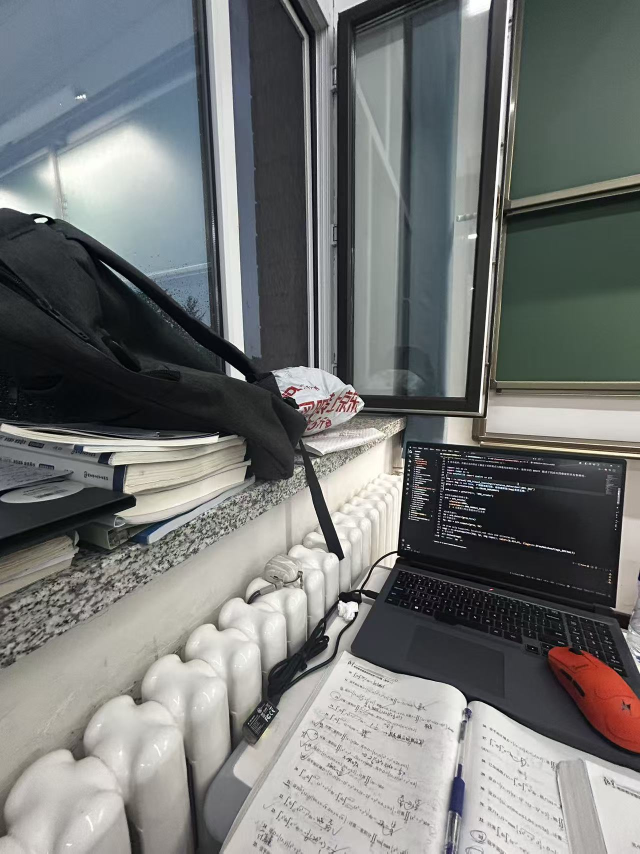
#> input picture IMG_Visual_learning/Features_Detection/Stitching_img1.jpg, 1280 x 1707 px (shown at 1/2 size)
$ python 'ORB实现图像拼接.py'
#> lines starting #> are read from the running program, lines starting #| are printed output that depends on the picture
# ============================================================
# ORB + SIFT 实现图像拼接（Image Stitching）
# ============================================================
# 整体流程：
#   1. 读取两张有重叠区域的图片
#   2. 分别用 ORB 和 SIFT 提取特征点和描述子
#   3. 用暴力匹配器 + Lowe's ratio test 筛选匹配点
#   4. 用 SIFT 的匹配点 + RANSAC 估计单应矩阵（Homography）
#   5. 对左图做透视变换，拼接到右图上
#   6. 输出全景拼接图
# ============================================================

import cv2 as cv
import numpy as np
from pathlib import Path


# ---------- 辅助函数 ----------
def img_show(name, img, max_width=1200):
    """
    显示图像，自动缩放到屏幕可显示的大小
    参数：
        name: 窗口名称
        img:  要显示的图像
        max_width: 窗口最大宽度（像素），超过则等比缩放
    """
    h, w = img.shape[:2]
    if w > max_width:
        # scale = 目标宽度 / 原始宽度，保持宽高比
        scale = max_width / w
        img = cv.resize(img, None, fx=scale, fy=scale)
    cv.imshow(name, img)
    cv.waitKey(0)
    cv.destroyAllWindows()


# ---------- 1. 读取图像 ----------
base_dir = Path(__file__).resolve().parent

img_1_path = base_dir / 'Stitching_img1.jpg'  # 左图（将被透视变换）
img_2_path = base_dir / 'Stitching_img2.jpg'  # 右图（作为基准）

img_1 = cv.imread(str(img_1_path))
#> img_1 is the input picture: shape (1707, 1280, 3); mean B, G, R 117.1, 118.2, 115.9
img_2 = cv.imread(str(img_2_path))
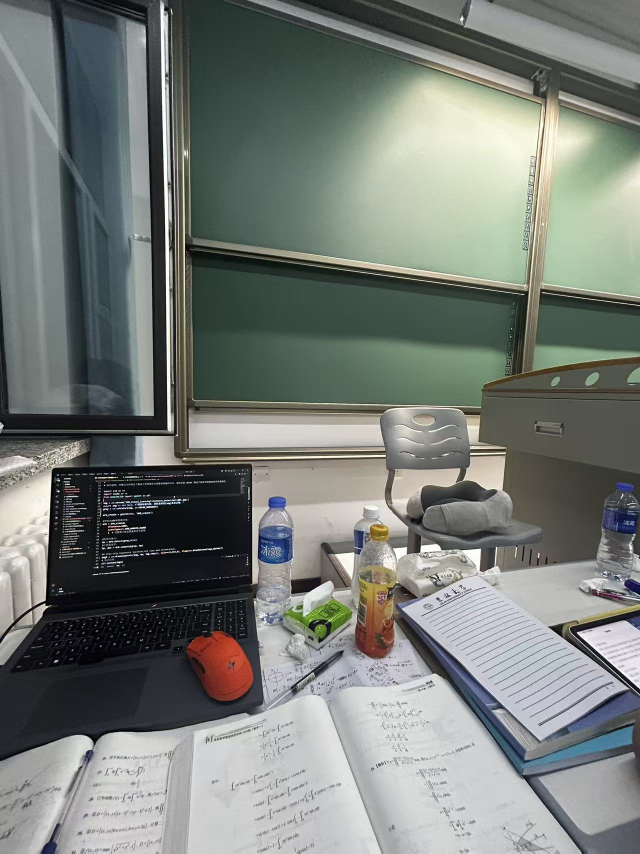
#> input picture IMG_Visual_learning/Features_Detection/Stitching_img2.jpg, 1280 x 1707 px (shown at 1/2 size)
#> img_2 is the input picture: shape (1707, 1280, 3); mean B, G, R 120, 124.8, 119.8
assert img_1 is not None, f"图像加载失败: {img_1_path}"
assert img_2 is not None, f"图像加载失败: {img_2_path}"

print(f"左图尺寸: {img_1.shape}")
#| 左图尺寸: (1707, 1280, 3)
print(f"右图尺寸: {img_2.shape}")
#| 右图尺寸: (1707, 1280, 3)

img_show('左图', img_1)
img_show('右图', img_2)


# ---------- 2. SIFT 特征提取 ----------
# SIFT：在不同尺度空间检测关键点，计算 128 维浮点描述子
# 优点：对旋转、尺度、光照变化鲁棒
sift = cv.SIFT_create(
    nfeatures=5000,          # 最多检测的关键点数量
    nOctaveLayers=3,         # 每个八度的尺度层数
    contrastThreshold=0.04,  # 对比度阈值（越小检测越多）
    edgeThreshold=10,        # 边缘阈值
    sigma=1.6                # 高斯核初始标准差
)

# detectAndCompute(image, mask) → (keypoints, descriptors)
#   keypoints: 关键点列表，每个包含坐标 (pt)、尺度、角度
#   descriptors: 描述子数组，形状 (N, 128)
kp1, des1 = sift.detectAndCompute(img_1, None)
#> kp1 = 5000 keypoints; strongest (x, y, size): (876, 1071, 2.3), (882, 907, 2.2), (815, 968, 2.6), (905, 997, 2)
kp2, des2 = sift.detectAndCompute(img_2, None)
#> kp2 = 5000 keypoints; strongest (x, y, size): (207, 1030, 2.1), (120, 1115, 2.1), (195, 1134, 2.5), (232, 1095, 2)
print(f"SIFT: 左图 {len(kp1)} 个关键点，右图 {len(kp2)} 个")
#| SIFT: 左图 5000 个关键点，右图 5000 个


# ---------- 3. ORB 特征提取（作为对比） ----------
# ORB：FAST 角点 + BRIEF 二进制描述子，速度快
orb = cv.ORB_create(nfeatures=2000)

# ORB descriptors 是二进制描述子，形状 (N, 32)
kp1_orb, des1_orb = orb.detectAndCompute(img_1, None)
#> kp1_orb = 2000 keypoints; strongest (x, y, size): (973, 977, 31), (1031, 980, 31), (982, 972, 31), (915, 964, 31)
kp2_orb, des2_orb = orb.detectAndCompute(img_2, None)
#> kp2_orb = 2000 keypoints; strongest (x, y, size): (291, 1013, 31), (231, 1012, 31), (208, 1019, 31), (288, 1013, 31)
print(f"ORB:  左图 {len(kp1_orb)} 个关键点，右图 {len(kp2_orb)} 个")
#| ORB:  左图 2000 个关键点，右图 2000 个


# ---------- 4. 特征匹配 ----------
# BFMatcher：暴力匹配，对每个描述子遍历所有描述子计算距离
#   NORM_HAMMING: 汉明距离，适用于二进制描述子（ORB）
#   NORM_L2:      欧氏距离，适用于浮点描述子（SIFT）
bf_orb = cv.BFMatcher(cv.NORM_HAMMING, crossCheck=False)
bf_sift = cv.BFMatcher(cv.NORM_L2, crossCheck=False)


# ---------- 5. Lowe's Ratio Test ----------
# knnMatch(des1, des2, k=2): 对每个描述子找 2 个最近邻
# ratio < 0.75: 最近匹配显著优于次近匹配 → 可靠匹配
matches_orb = bf_orb.knnMatch(des1_orb, des2_orb, k=2)
#> matches_orb = 2000 matches
good_orb = [m for m, n in matches_orb if m.distance < 0.75 * n.distance]
#> good_orb = 240 matches

matches_sift = bf_sift.knnMatch(des1, des2, k=2)
#> matches_sift = 5000 matches
good_sift = [m for m, n in matches_sift if m.distance < 0.75 * n.distance]
#> good_sift = 356 matches

print(f"ORB  优质匹配: {len(good_orb)}")
#| ORB  优质匹配: 240
print(f"SIFT 优质匹配: {len(good_sift)}")
#| SIFT 优质匹配: 356


# ---------- 6. 估计单应矩阵 ----------
# findHomography 用 RANSAC 估计 3×3 单应矩阵 H
# H 描述左图到右图的透视变换关系
# 要求至少 4 对匹配点
if len(good_sift) < 4:
    print(f"SIFT 匹配点不足（{len(good_sift)} < 4），无法拼接")
    exit()

# 提取匹配点坐标，形状 (N, 1, 2)
src_pts = np.float32([kp1[m.queryIdx].pt for m in good_sift]).reshape(-1, 1, 2)
#> src_pts = 356 rows, first 8: [1234.1, 387.9], [1231.4, 1341], [1191.8, 1135.1], [1191.8, 1135.1], [1165.3, 951], [1141.9, 948.4], [1127.6, 950.4], [1126.1, 1101.5]
dst_pts = np.float32([kp2[m.trainIdx].pt for m in good_sift]).reshape(-1, 1, 2)
#> dst_pts = 356 rows, first 8: [454.8, 507.9], [541.6, 1416.6], [290.6, 1237.6], [290.6, 1237.6], [448.8, 962.1], [494.7, 1119.5], [421.9, 966], [428.3, 1097.2]

# RANSAC: ransacReprojThreshold=5.0 表示重投影误差阈值 5 像素
H, mask = cv.findHomography(src_pts, dst_pts, cv.RANSAC, 5.0)
#> H = [[8.57, 0.332, -6642.7], [5.2, 6.62, -4489.6], [0.00636, -0.000243, 1]]; mask = 356 values, max 1 at index 4, min 0 at index 0, mean 0.747
matches_mask = mask.ravel().tolist()
#> matches_mask has the same summary as mask

print(f"SIFT 内点数: {int(sum(matches_mask))} / {len(good_sift)}")
#| SIFT 内点数: 266 / 356


# ---------- 7. 透视变换并拼接 ----------
h1, w1 = img_1.shape[:2]  # 左图 (高, 宽)
#> h1 = 1707; w1 = 1280
h2, w2 = img_2.shape[:2]  # 右图 (高, 宽)
#> h2 = 1707; w2 = 1280

# 7a. 计算左图四个角点变换后的位置
corners_img1 = np.float32([
    [0, 0], [0, h1], [w1, h1], [w1, 0]
]).reshape(-1, 1, 2)
warped_corners = cv.perspectiveTransform(corners_img1, H)
#> warped_corners = [[-6642.7, -4489.6], [-10394.5, 11644.3], [561.8, 1544.2], [474.3, 237.4]]

# 7b. 计算画布范围（合并变换后的左图角点 + 右图角点）
corners_img2 = np.float32([
    [0, 0], [0, h2], [w2, h2], [w2, 0]
]).reshape(-1, 1, 2)

all_corners = np.concatenate((warped_corners, corners_img2), axis=0)
#> all_corners = [[-6642.7, -4489.6], [-10394.5, 11644.3], [561.8, 1544.2], [474.3, 237.4], [0, 0], [0, 1707], [1280, 1707], [1280, 0]]

# 找最小/最大坐标
all_pts = all_corners.reshape(-1, 2)
#> all_pts has the same summary as all_corners
xmin, ymin = np.int32(all_pts.min(axis=0))
#> xmin = -10394; ymin = -4489
xmax, ymax = np.int32(all_pts.max(axis=0))
#> xmax = 1280; ymax = 11644

# 7c. 平移矩阵：把所有坐标移到正数区域
# xmin 可能是负数（左图变换后可能跑到左边外面）
tx = -xmin  # 水平平移量
#> tx = 10394
ty = -ymin  # 垂直平移量
#> ty = 4489

T = np.array([
    [1, 0, tx],
    [0, 1, ty],
    [0, 0, 1]
], dtype=np.float64)
#> T = [[1, 0, 10394], [0, 1, 4489], [0, 0, 1]]

# 最终变换矩阵 = 平移 × 单应矩阵（先透视变换，再平移）
final_H = T @ H
#> final_H = [[74.64, -2.2, 3751.3], [33.73, 5.53, -0.592], [0.00636, -0.000243, 1]]

# 7d. 执行透视变换
canvas_w = xmax - xmin
#> canvas_w = 11674
canvas_h = ymax - ymin
#> canvas_h = 16133
stitched = cv.warpPerspective(img_1, final_H, (canvas_w, canvas_h))

# 7e. 将右图放置到画布上
# 右图在画布上的位置：x 方向偏移 tx，y 方向偏移 ty
stitched[ty:ty+h2, tx:tx+w2] = img_2

print(f"拼接完成！输出尺寸: {stitched.shape[1]}x{stitched.shape[0]}")
#| 拼接完成！输出尺寸: 11674x16133


# ---------- 8. 可视化 ----------
# 画匹配图（只显示内点）
draw_params = dict(
    matchColor=(0, 255, 0),
    singlePointColor=None,
    matchesMask=matches_mask,
    flags=2
)
#> draw_params = 4 items
match_img = cv.drawMatches(img_1, kp1, img_2, kp2, good_sift, None, **draw_params)
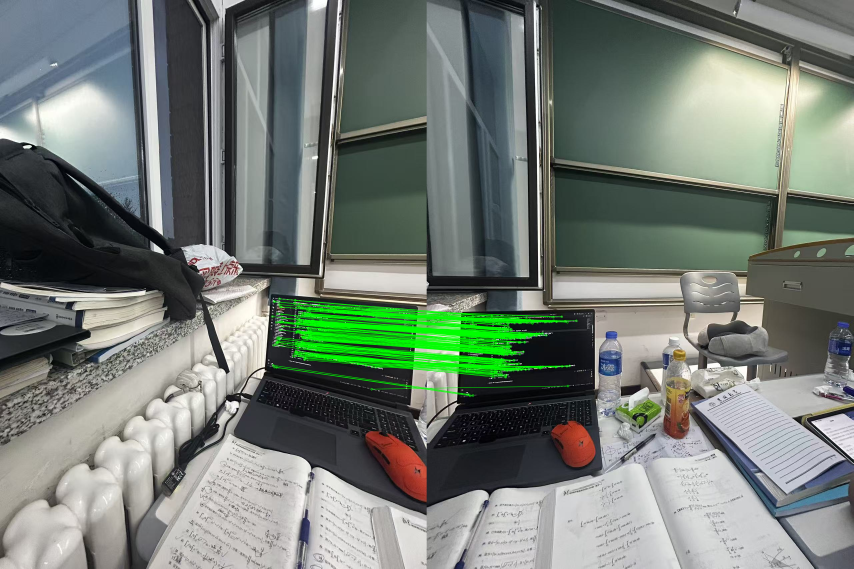
#> match_img: shape (1707, 2560, 3) (shown at 1/3 size); mean B, G, R 116.8, 125.2, 116.2

img_show('SIFT 匹配（绿线=内点）', match_img)
#> call 3 of img_show, with name = 'SIFT 匹配（绿线=内点）', max_width = 1200
#> in img_show (call 3), `img = cv.resize(img, None, fx=scale, fy=scale)`:
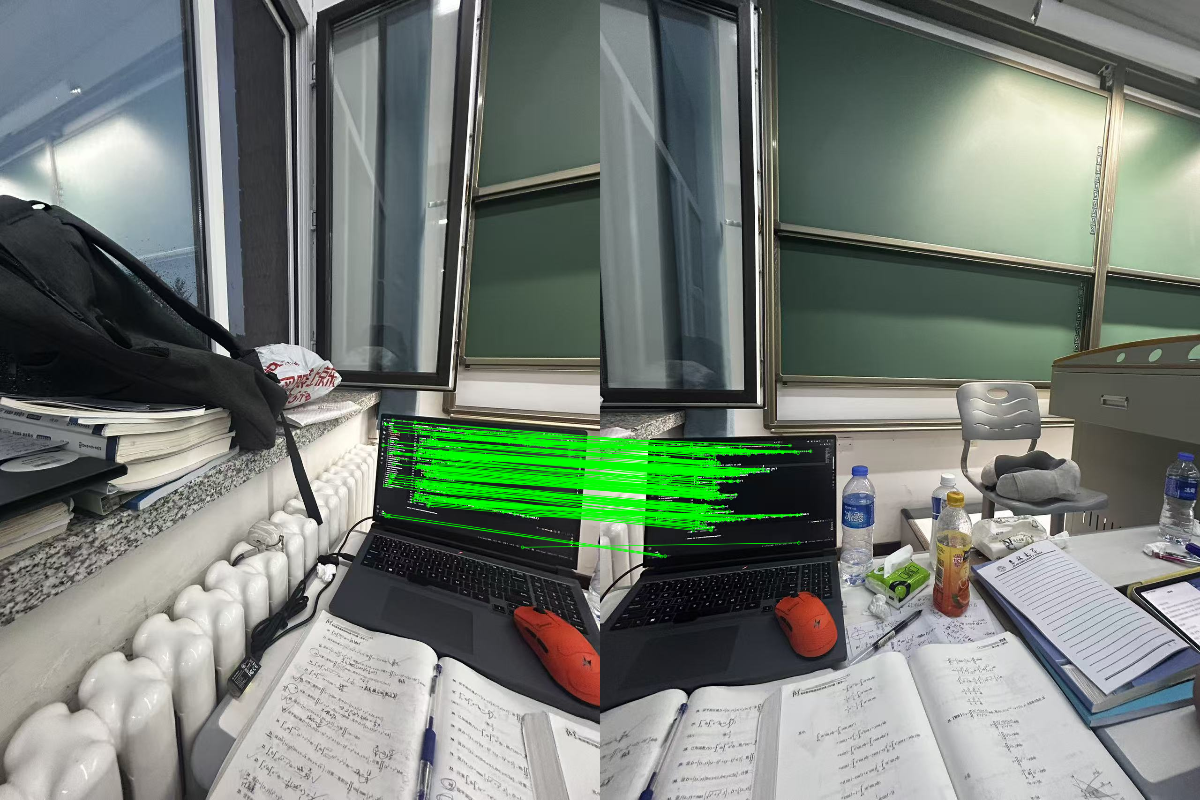
#> img: shape (800, 1200, 3); mean of channels 0, 1, 2 116.7, 125.1, 116.1; drawn as B, G, R
img_show('拼接结果', stitched)
#> call 4 of img_show, with name = '拼接结果', img = array of shape (16133, 11674, 3), max_width = 1200
#> in img_show (call 4), `img = cv.resize(img, None, fx=scale, fy=scale)`:
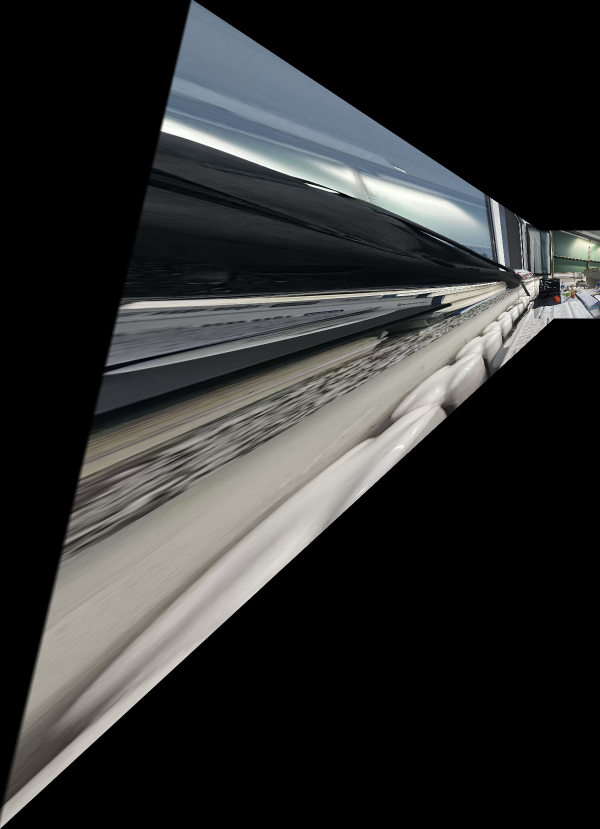
#> img: shape (1658, 1200, 3) (shown at 1/2 size); mean of channels 0, 1, 2 46.2, 46.6, 45.8; drawn as B, G, R

# 保存结果
output_path = base_dir / 'stitching_result.jpg'
cv.imwrite(str(output_path), stitched)
print(f"结果已保存到: {output_path}")
